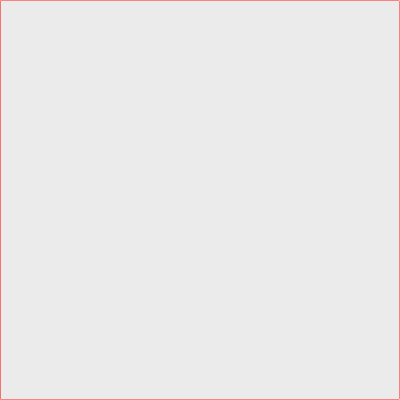
Frame 1 (no input)
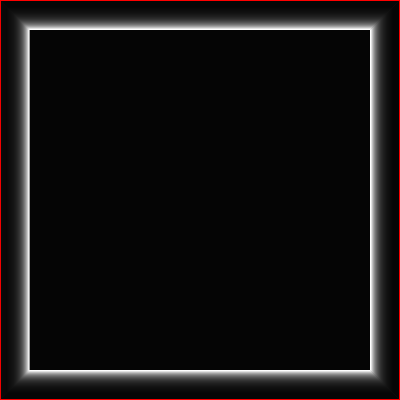
Frame 60 (no input)
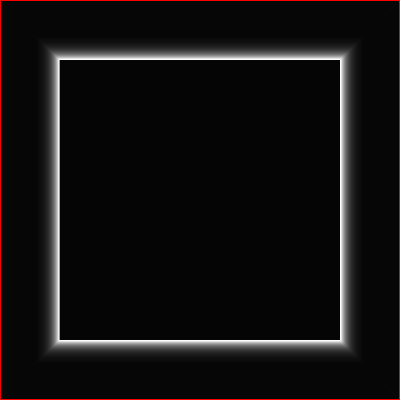
Frame 120 (the mouse pressed at the canvas centre since frame 60)

The p5.js sketch that drew these frames (run headless with seeded random() and noise() and a simulated clock; from frame 60 on, the mouse is pressed at the canvas centre):

// p5.js sketch
// ── sketch.js
// File: 032318

let change = 0
let direction = 1
function setup(){
  createCanvas(400,400)
  background(0)
  pixelDensity(displayDensity())

  rectMode(CENTER)
}


function draw(){
  background(0,20)
  // background(0,50)
  push()
  stroke(255,0,0)
  noFill()
  rect(width/2,height/2, width-1,height-1)
  pop()

  push()
  stroke(255)
  noFill()
  rect(width/2,height/2, width-change,height-change)
  pop()
  change += direction
  if (change > width || change < 0 || change > height) {
    direction *= -1
  }
}
